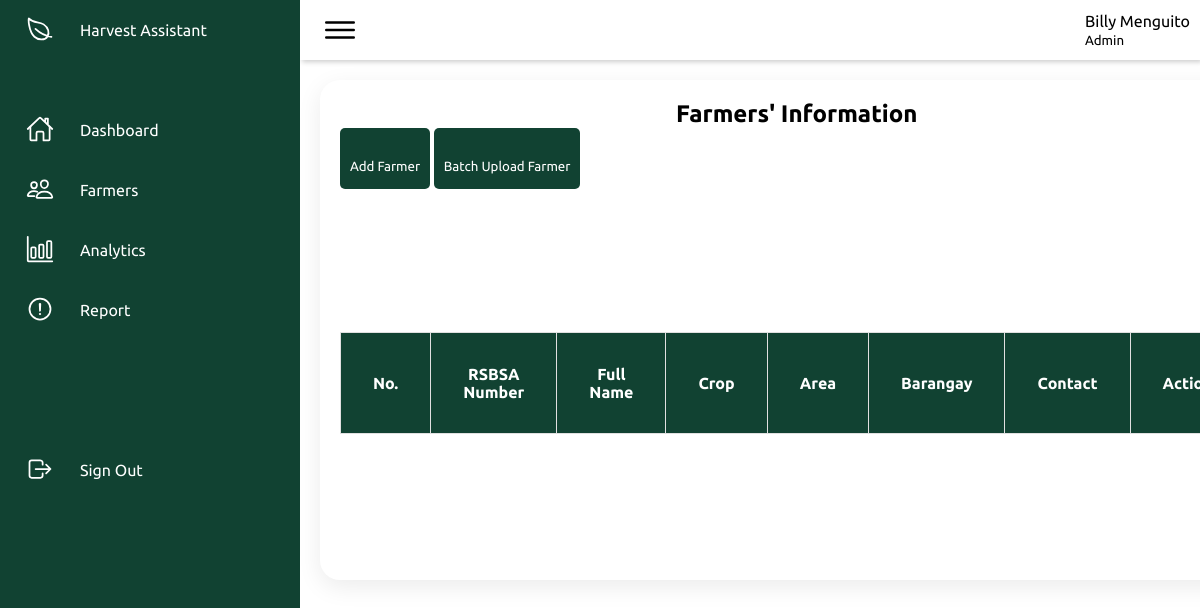
The app's page /farmers.php (signed in), older data.
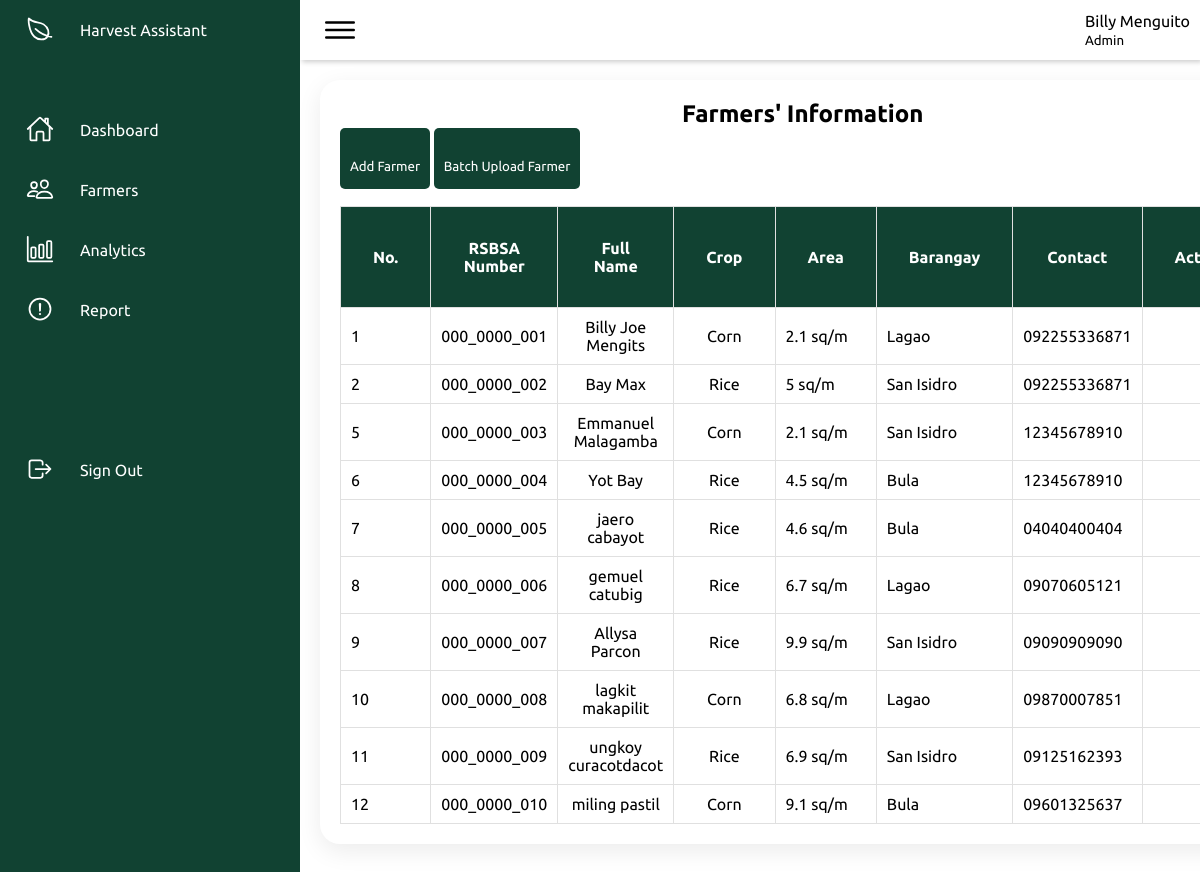
The same page, newer data.
### tables this page shows
CREATE TABLE `farmers` (
  `id` int NOT NULL,
  `rsbsa_num` varchar(25) NOT NULL,
  `password` varchar(25) NOT NULL,
  `first_name` varchar(50) NOT NULL,
  `middle_name` varchar(25) DEFAULT NULL,
  `last_name` varchar(50) NOT NULL,
  `contact_number` varchar(50) DEFAULT NULL,
  `area` double(5,1) NOT NULL,
  `crop_id` int NOT NULL,
  `barangay_id` int DEFAULT NULL,
  `role_id` int DEFAULT NULL
);

CREATE TABLE `crops` (
  `id` int NOT NULL,
  `crop_name` varchar(50) DEFAULT NULL
);

CREATE TABLE `barangay` (
  `id` int NOT NULL,
  `barangay_name` varchar(150) DEFAULT NULL
);

### models/Models.php (called while the page is built, shortened)
<?php
class Models
{
    public function __construct($table)
    {
        $this->pdo = new PDO("mysql:host=mysql;dbname=agri_db", "danny", "dan123");
    }
}

### models/Farmers.php (called while the page is built, shortened)
<?php
class Farmers extends Models{
    public function farmers($page = 1, $item_per_page = 10){
        $page = $page <= 0 ? 1 : $page;
        $offset = ($page - 1) * $item_per_page;
        $sql = "SELECT farmers.*, barangay.barangay_name, user_levels.role, crops.crop_name FROM farmers
                JOIN crops ON farmers.crop_id = crops.id
                JOIN barangay ON farmers.barangay_id = barangay.id
                JOIN user_levels ON farmers.role_id = user_levels.id
                ORDER BY rsbsa_num ASC
                LIMIT $item_per_page
                OFFSET $offset";
        $stmt = $this->pdo->prepare($sql);
        $stmt->execute();
        return $stmt->fetchAll(PDO::FETCH_ASSOC);
    }
}

### farmers.php (the view, shortened to what this page needs)
<?php
include 'layout/header.php';
include 'models/Models.php';
include 'models/Farmers.php';
$farmers = new Farmers('farmers');
$page = $_GET['page'] ?? 1;
$farmers = $farmers->farmers((int)$page);
?>
<link rel="stylesheet" href="assets/css/farmers.css">
<link rel="stylesheet" href="css/farmer.css">
</head>
<body>
    <div class="container">
        <?php include 'layout/sidebar.php' ?>
        <?php include 'layout/nav.php' ?>
        <div class="details">
            <div class="farmerlist">
                <div style="margin-bottom: 2em">
                    <h2 style="text-align:center">Farmers' Information</h2>
                    <button class="btn-main" onclick="popup(popupfarmer)"><i class="las la-user-plus addicon"></i> <span>Add Farmer</span></button>
                    <button class="btn-main" onclick="popup(popupcsv)"><i class="las la-file-excel addicon"></i> <span>Batch Upload Farmer</span></button>
                </div>
                <table>
                    <thead>
                        <tr>
                            <th>No.</th>
                            <th>RSBSA Number</th>
                            <th>Full Name</th>
                            <th>Crop</th>
                            <th>Area</th>
                            <th>Barangay</th>
                            <th>Contact</th>
                            <th>Actions</th>
                        </tr>
                    </thead>
                    <tbody>
                        <?php
                        foreach ($farmers as $farmer) {
                        ?>
                            <tr>
                                <td><?= $farmer['id'] ?></td>
                                <td><?= $farmer['rsbsa_num'] ?></td>
                                <td>
                                    <?= $farmer['first_name'] ?>
                                    <?= $farmer['last_name'] ?>
                                </td>
                                <td><?= $farmer['crop_name'] ?></td>
                                <td><?= $farmer['area'] ?> sq/m</td>
                                <td><?= $farmer['barangay_name'] ?></td>
                                <td><?= $farmer['contact_number'] ?></td>
                                <td></td>
                            </tr>
                        <?php
                        }
                        ?>
                    </tbody>
                </table>
            </div>
            <div style="display:flex; justify-content:flex-end; margin:10px; gap: 5px">
            </div>
        </div>
    </div>
    </div>
    <?php
    include 'layout/footer.php';

Row changes from the older to the newer data that the page shows:
now on this page (row edited): farmers: id "1", rsbsa_num "000_0000_001", first_name "Billy Joe", last_name "Mengits", crop.crop_name "Corn", area "2.1", barangay.barangay_name "Lagao", contact_number "092255336871"
now on this page (row edited): farmers: id "2", rsbsa_num "000_0000_002", first_name "Bay", last_name "Max", crop.crop_name "Rice", area "5", barangay.barangay_name "San Isidro", contact_number "092255336871"
now on this page (row edited): farmers: id "5", rsbsa_num "000_0000_003", first_name "Emmanuel", last_name "Malagamba", crop.crop_name "Corn", area "2.1", barangay.barangay_name "San Isidro", contact_number "12345678910"
now on this page (row edited): farmers: id "6", rsbsa_num "000_0000_004", first_name "Yot", last_name "Bay", crop.crop_name "Rice", area "4.5", barangay.barangay_name "Bula", contact_number "12345678910"
now on this page (row edited): farmers: id "7", rsbsa_num "000_0000_005", first_name "jaero", last_name "cabayot", crop.crop_name "Rice", area "4.6", barangay.barangay_name "Bula", contact_number "04040400404"
now on this page (row edited): farmers: id "8", rsbsa_num "000_0000_006", first_name "gemuel", last_name "catubig", crop.crop_name "Rice", area "6.7", barangay.barangay_name "Lagao", contact_number "09070605121"
now on this page (row edited): farmers: id "9", rsbsa_num "000_0000_007", first_name "Allysa", last_name "Parcon", crop.crop_name "Rice", area "9.9", barangay.barangay_name "San Isidro", contact_number "09090909090"
now on this page (row edited): farmers: id "10", rsbsa_num "000_0000_008", first_name "lagkit", last_name "makapilit", crop.crop_name "Corn", area "6.8", barangay.barangay_name "Lagao", contact_number "09870007851"
now on this page (row edited): farmers: id "11", rsbsa_num "000_0000_009", first_name "ungkoy", last_name "curacotdacot", crop.crop_name "Rice", area "6.9", barangay.barangay_name "San Isidro", contact_number "09125162393"
now on this page (row edited): farmers: id "12", rsbsa_num "000_0000_010", first_name "miling", last_name "pastil", crop.crop_name "Corn", area "9.1", barangay.barangay_name "Bula", contact_number "09601325637"
